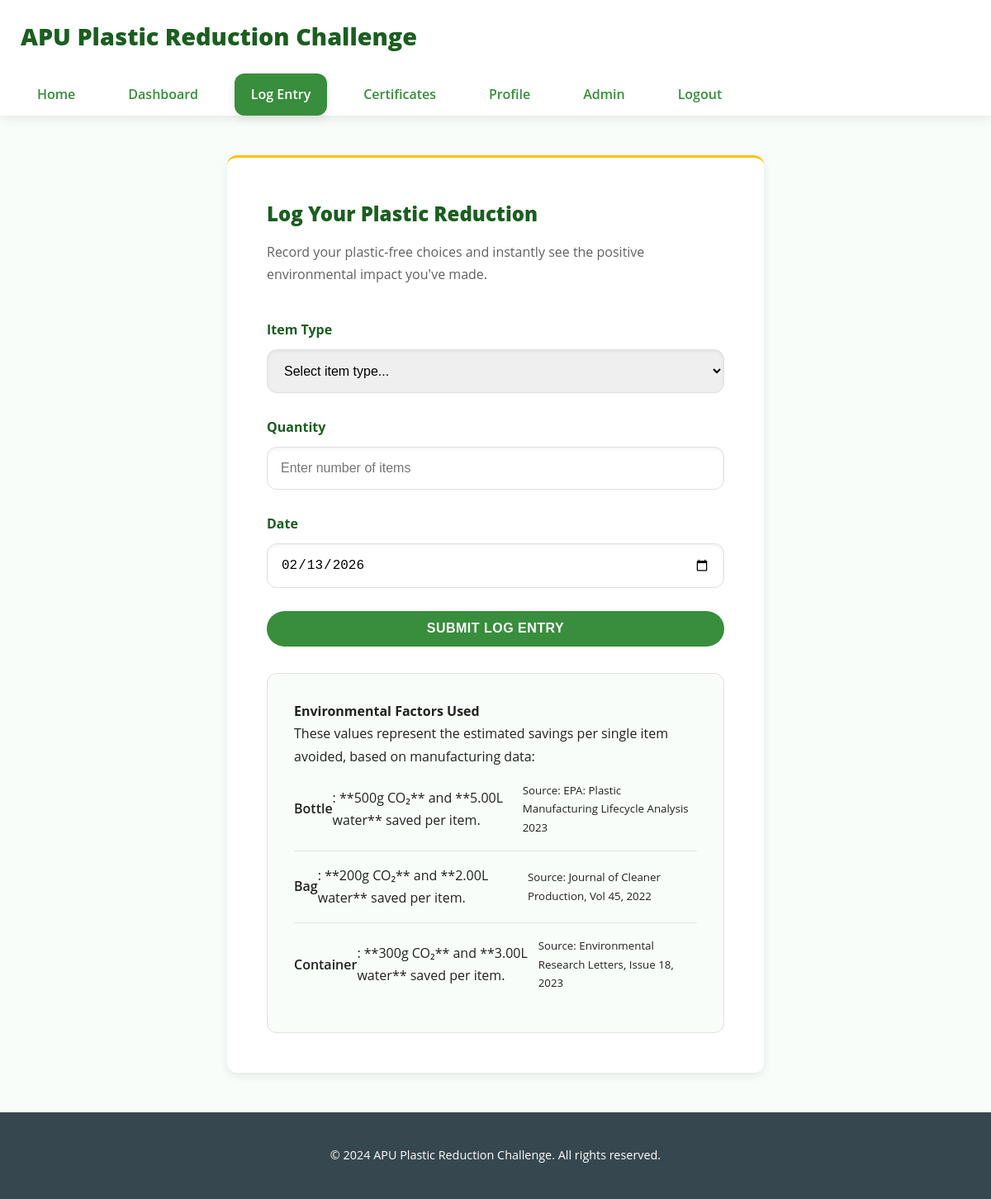
The page /log_entry.php (signed in) on the database its author committed.
### tables this page shows
CREATE TABLE IF NOT EXISTS `environmental_factors` (
  `factor_id` int NOT NULL AUTO_INCREMENT,
  `item_type` enum('bottle','bag','container') NOT NULL,
  `co2_saved_grams` decimal(8,2) NOT NULL,
  `water_saved_liters` decimal(8,2) NOT NULL,
  `data_source` varchar(255) NOT NULL,
  `last_updated` timestamp NULL DEFAULT CURRENT_TIMESTAMP ON UPDATE CURRENT_TIMESTAMP,
  `is_active` tinyint(1) DEFAULT '1',
  PRIMARY KEY (`factor_id`),
  UNIQUE KEY `item_type` (`item_type`)
);

### includes/auth.php (called while the page is built, shortened)
<?php
function isLoggedIn() {
    return isset($_SESSION['user_id']) && !empty($_SESSION['user_id']);
}
function hasRole($role) {
    return isLoggedIn() && isset($_SESSION['role']) && $_SESSION['role'] === $role;
}
?>

### includes/functions.php (called while the page is built, shortened)
<?php
function getEnvironmentalFactors() {
    $conn = getDBConnection();
    $factors = [];
    $result = $conn->query("SELECT * FROM environmental_factors WHERE is_active = 1");
    while ($row = $result->fetch_assoc()) {
        $factors[$row['item_type']] = [
            'co2' => $row['co2_saved_grams'],
            'water' => $row['water_saved_liters'],
            'source' => $row['data_source']
        ];
    }
    return $factors;
}
function formatNumber($number) {
    return number_format($number, 0);
}
function formatDecimal($number) {
    return number_format($number, 2);
}
?>

### log_entry.php (the view, shortened to what this page needs)
<?php
require_once 'includes/auth.php';
require_once 'includes/functions.php';
$factors = getEnvironmentalFactors();
$quantity = $_POST['quantity'] ?? '';
$log_date = $_POST['log_date'] ?? date('Y-m-d');
?>
<!DOCTYPE html>
<html lang="en">
<head>
    <link rel="stylesheet" href="css/style.css">
</head>
<body>
    <header class="main-header">
        <div class="container">
            <div class="header-content">
                <a href="dashboard.php" class="site-title">
                    <h1><?php echo SITE_NAME; ?></h1>
                </a>
            </div>
            <nav class="main-nav">
                <a href="index.php" class="nav-link">Home</a>
                <a href="dashboard.php" class="nav-link">Dashboard</a>
                <a href="log_entry.php" class="nav-link active">Log Entry</a>
                <a href="certificates.php" class="nav-link">Certificates</a>
                <a href="profile.php" class="nav-link">Profile</a>
                <?php if (hasRole('admin')): ?>
                    <a href="admin/dashboard.php" class="nav-link">Admin</a>
                <?php endif; ?>
                <a href="?logout=1" class="nav-link">Logout</a>
            </nav>
        </div>
    </header>
    <main class="main-content">
        <div class="container">
            <div class="form-container">
                <h2>Log Your Plastic Reduction</h2>
                <p class="section-description">Record your plastic-free choices and instantly see the positive environmental impact you've made.</p>
                <form method="POST" action="" class="log-form" id="logForm">
                    <div class="form-group">
                        <label for="item_type">Item Type</label>
                        <select id="item_type" name="item_type" required>
                            <option value="">Select item type...</option>
                        </select>
                    </div>
                    <div class="form-group">
                        <label for="quantity">Quantity</label>
                        <input type="number" id="quantity" name="quantity" min="1" max="1000" required
                            value="<?php echo htmlspecialchars($quantity); ?>"
                            placeholder="Enter number of items">
                    </div>
                    <div class="form-group">
                        <label for="log_date">Date</label>
                        <input type="date" id="log_date" name="log_date" required
                            value="<?php echo htmlspecialchars($log_date); ?>"
                            max="<?php echo date('Y-m-d'); ?>">
                    </div>
                    <button type="submit" class="btn btn-primary btn-block">Submit Log Entry</button>
                </form>
                <div class="info-box" style="margin-top: 2rem;">
                    <h4>Environmental Factors Used</h4>
                    <p>These values represent the estimated savings per single item avoided, based on manufacturing data:</p>
                    <?php foreach ($factors as $type => $data): ?>
                        <div class="factor-item">
                            <span class="factor-type badge-<?php echo $type; ?>">
                                <?php echo ucfirst($type); ?>
                            </span>:
                            **<?php echo formatNumber($data['co2']); ?>g CO₂** and
                            **<?php echo formatDecimal($data['water']); ?>L water** saved per item.
                            <br><small>Source: <?php echo htmlspecialchars($data['source']); ?></small>
                        </div>
                    <?php endforeach; ?>
                </div>
            </div>
        </div>
    </main>
    <footer class="main-footer">
        <div class="container">
            <p>&copy; 2024 <?php echo SITE_NAME; ?>. All rights reserved.</p>
        </div>
    </footer>
</body>
</html>

### css/style.css (style rules this page uses)
:root { --primary-color: #388e3c; --primary-dark: #1b5e20; --primary-light: #66bb6a; --secondary-color: #c8e6c9; --accent-color: #ffc107; --accent-dark: #f57c00; --success-color: #4caf50; --error-color: #f44336; --warning-color: #ff9800; --info-color: #2196f3; --text-primary: #212121; --text-secondary: #616161; --text-light: #ffffff; --bg-primary: #ffffff; --bg-secondary: #f9fdf9; --bg-dark: #37474f; --border-color: #e0e0e0; --border-radius: 12px; --box-shadow: 0 4px 12px rgba(0, 0, 0, 0.08); --box-shadow-hover: 0 8px 20px rgba(0, 0, 0, 0.12); --shadow-inset: inset 0 2px 4px rgba(0, 0, 0, 0.05); --transition: all 0.4s cubic-bezier(0.25, 0.8, 0.25, 1); }
* { margin: 0; padding: 0; box-sizing: border-box; }
body { font-family: 'Open Sans', 'Segoe UI', Roboto, 'Helvetica Neue', Arial, sans-serif; line-height: 1.7; color: var(--text-primary); background-color: var(--bg-secondary); min-height: 100vh; display: flex; flex-direction: column; }
a { text-decoration: none; color: var(--primary-color); transition: var(--transition); }
.site-title h1 { font-size: 1.8rem; font-weight: 800; color: var(--primary-dark); }
.container { width: 100%; max-width: 1280px; margin: 0 auto; padding: 0 25px; }
.main-header { background-color: var(--bg-primary); box-shadow: var(--box-shadow); position: static !important; top: auto !important; z-index: 1000; }
.header-content { display: flex; justify-content: space-between; align-items: center; padding: 1.25rem 0; flex-wrap: wrap; gap: 1.5rem; }
.main-nav { display: flex; gap: 1.5rem; align-items: center; flex-wrap: wrap; transition: var(--transition); }
.nav-link { padding: 0.75rem 1.25rem; border-radius: var(--border-radius); transition: var(--transition); font-weight: 600; white-space: nowrap; }
.nav-link.active { background-color: var(--primary-color); color: var(--text-light); box-shadow: var(--box-shadow); }
.main-content { flex: 1; padding: 3rem 0; }
.btn { display: inline-block; padding: 0.8rem 1.8rem; border-radius: 25px; font-weight: 700; text-align: center; cursor: pointer; border: none; transition: var(--transition); font-size: 1rem; text-transform: uppercase; letter-spacing: 0.5px; }
.btn-primary { background-color: var(--primary-color); color: var(--text-light); }
.btn-block { display: block; width: 100%; }
.form-group { margin-bottom: 1.75rem; }
.form-group label { display: block; margin-bottom: 0.6rem; font-weight: 700; color: var(--primary-dark); }
.form-group input, .form-group select, .form-group textarea { width: 100%; padding: 1rem; border: 1px solid var(--border-color); border-radius: var(--border-radius); font-size: 1rem; transition: var(--transition); box-shadow: var(--shadow-inset); }
.form-container { max-width: 650px; margin: 0 auto; background: var(--bg-primary); padding: 3rem; border-radius: var(--border-radius); box-shadow: var(--box-shadow); border-top: 3px solid var(--accent-color); }
.form-container h2 { color: var(--primary-dark); margin-bottom: 0.75rem; font-weight: 800; }
.form-container>p { color: var(--text-secondary); margin-bottom: 2.5rem; }
.info-box { background: var(--bg-secondary); padding: 2rem; border-radius: var(--border-radius); margin-top: 3rem; border: 1px solid var(--border-color); }
.factor-item { padding: 1rem 0; border-bottom: 1px solid var(--border-color); display: flex; justify-content: space-between; align-items: center; }
.factor-item span:first-child { font-weight: 600; }
.factor-item:last-child { border-bottom: none; }
.main-footer { background-color: var(--bg-dark); color: var(--text-light); padding: 2.5rem 0; text-align: center; margin-top: auto; font-size: 0.9rem; }
.main-footer p { margin: 0; }

### rows shown on the page
environmental_factors: type "Bottle", co2_saved_grams "500", water_saved_liters "5.00", data_source "EPA: Plastic Manufacturing Lifecycle Analysis 2023"
environmental_factors: type "Bag", co2_saved_grams "200", water_saved_liters "2.00", data_source "Journal of Cleaner Production, Vol 45, 2022"
environmental_factors: type "Container", co2_saved_grams "300", water_saved_liters "3.00", data_source "Environmental Research Letters, Issue 18, 2023"

### other values the page prints
SITE_NAME "APU Plastic Reduction Challenge"
